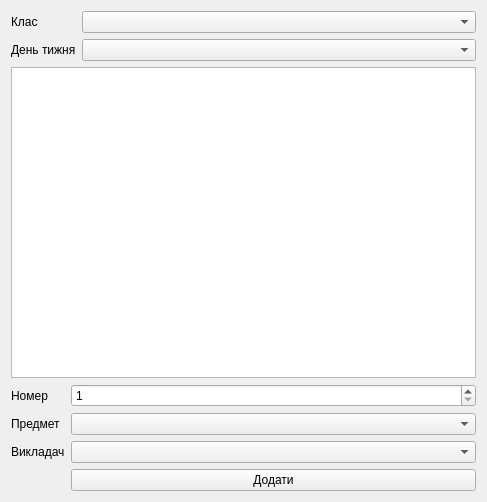
<?xml version="1.0" encoding="UTF-8"?>
<ui version="4.0">
 <class>add_schedule_entry</class>
 <widget class="QWidget" name="add_schedule_entry">
  <property name="geometry">
   <rect>
    <x>0</x>
    <y>0</y>
    <width>487</width>
    <height>502</height>
   </rect>
  </property>
  <property name="windowTitle">
   <string>Form</string>
  </property>
  <layout class="QVBoxLayout" name="verticalLayout">
   <item>
    <layout class="QFormLayout" name="formLayout_2">
     <item row="0" column="1">
      <widget class="QComboBox" name="class_select"/>
     </item>
     <item row="1" column="1">
      <widget class="QComboBox" name="day_of_week"/>
     </item>
     <item row="0" column="0">
      <widget class="QLabel" name="label_5">
       <property name="text">
        <string>Клас</string>
       </property>
      </widget>
     </item>
     <item row="1" column="0">
      <widget class="QLabel" name="subject_2">
       <property name="text">
        <string>День тижня</string>
       </property>
      </widget>
     </item>
    </layout>
   </item>
   <item>
    <widget class="QTableView" name="tableView"/>
   </item>
   <item>
    <layout class="QFormLayout" name="formLayout_4">
     <item row="1" column="0">
      <widget class="QLabel" name="label_6">
       <property name="text">
        <string>Номер</string>
       </property>
      </widget>
     </item>
     <item row="2" column="0">
      <widget class="QLabel" name="label_7">
       <property name="text">
        <string>Предмет</string>
       </property>
      </widget>
     </item>
     <item row="2" column="1">
      <widget class="QComboBox" name="subject_select"/>
     </item>
     <item row="5" column="1">
      <widget class="QPushButton" name="add_button">
       <property name="text">
        <string>Додати</string>
       </property>
      </widget>
     </item>
     <item row="3" column="0">
      <widget class="QLabel" name="label_8">
       <property name="text">
        <string>Викладач</string>
       </property>
      </widget>
     </item>
     <item row="3" column="1">
      <widget class="QComboBox" name="teacher"/>
     </item>
     <item row="1" column="1">
      <widget class="QSpinBox" name="number">
       <property name="minimum">
        <number>1</number>
       </property>
       <property name="maximum">
        <number>8</number>
       </property>
      </widget>
     </item>
    </layout>
   </item>
  </layout>
 </widget>
 <resources/>
 <connections/>
</ui>
